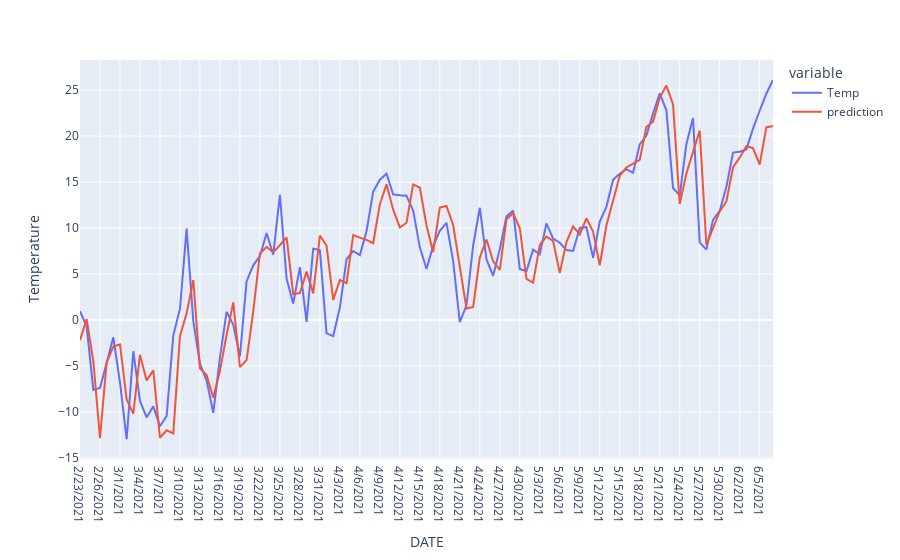

Notebook code cell kept with this figure:
### Code cell
fig = px.line(df, x = "DATE", y = "Temperature", color = "variable")
fig.show()
